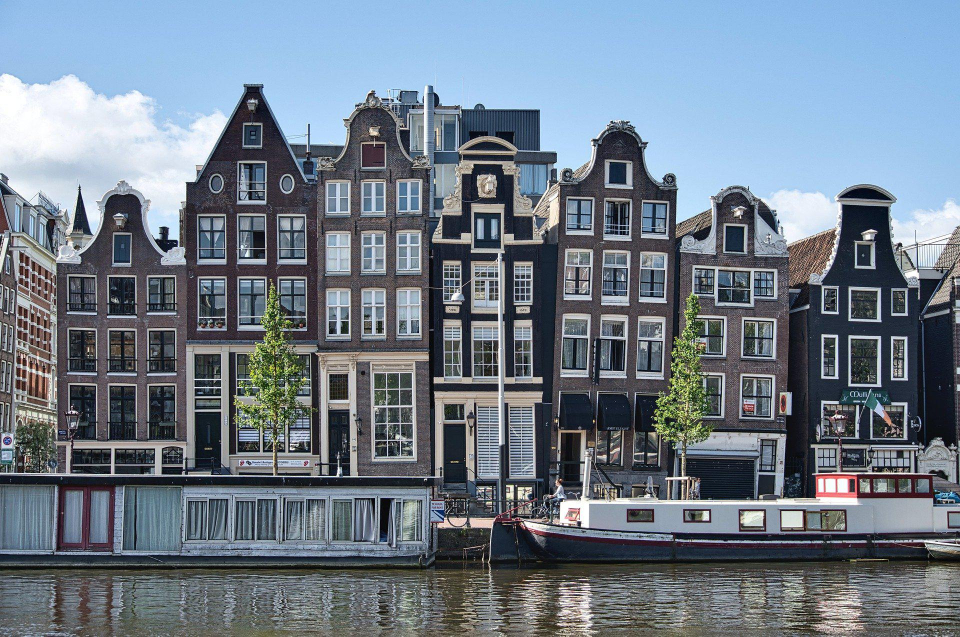
#> input picture Python/Anurag/OpenCV/datasets/image_dataset/images/buildings.jpg, 1920 x 1273 px, given in place of nature.mp4, which was not available (shown at 1/2 size)
$ jupyter execute 'Image tranformation.ipynb'   (text cells are left out)
#> lines starting #> are read from the running program, lines starting #| are printed output that depends on the picture; after the words box and inside, x2 and y2 are one past the last pixel; in counts of white or black regions, pixels touching at a corner belong together; pictures that were not available may be replaced by others from this repository, and a replacement may not be noted
[cell 1]
import cv2
import matplotlib.pyplot as plt
import seaborn as sns
import numpy as np
import os
from PIL import Image

[cell 2]
cap = cv2.VideoCapture(r'datasets\image_dataset\images\nature.mp4')

ret,frame = cap.read()
#> frame is the input picture: shape (1273, 1920, 3); mean B, G, R 136.8, 123.9, 111.8

cv2.imshow('first frame',frame)
cv2.waitKey(0)
cv2.destroyAllWindows()

cv2.imwrite('frame1.png',frame)
#> Out = True

[cell 3]
width = int(cap.get(cv2.CAP_PROP_FRAME_WIDTH))
height = int(cap.get(cv2.CAP_PROP_FRAME_HEIGHT))

total_frames = int(cap.get(cv2.CAP_PROP_FRAME_COUNT))
fps = int(cap.get(cv2.CAP_PROP_FPS))

print('Width: ',width)
print('Height: ',height)
print('Total_frames: ',total_frames)
print('Length of video: ',round(total_frames/fps,3))

[cell 4]
cap = cv2.VideoCapture(r'datasets\image_dataset\images\robots.mp4')
if not cap.isOpened():
    print("Error: Could not open video file.")
    exit()


output_dir = 'datasets/image_dataset/images/output_images'
if not os.path.exists(output_dir):
    os.makedirs(output_dir)
    print('Created directory Successfully: ',output_dir)

cnt=1

while cap.isOpened():
    _,frame = cap.read()

    gray = cv2.cvtColor(frame,cv2.COLOR_BGR2GRAY)


    if _ :
        cv2.imshow('Video Frame',frame)
        cv2.imshow('gray video',gray)

        cv2.imwrite(f'datasets/image_dataset/images/output_images/frame{cnt}.png',frame)
        cnt+=1

        if cv2.waitKey(10)==27:
#> (key q is pressed here)
            break
    else:
        break

cap.release()
cv2.destroyAllWindows()

[cell 5]
time ="00:00:45.00"

[cell 6]
hrs,mins,sec=time.split(":")

[cell 7]
seconds=(int(hrs)*3600+int(mins)*60+float(sec))*1000

[cell 8]
seconds

[cell 9]
cap.set(0,seconds)

[cell 10]
cap = cv2.VideoCapture(1)
while True:
    rest,frame = cap.read()
    cv2.imshow('Video',frame)

    if cv2.waitKey(1) == ord('q'):
#> (key q is pressed here)
        break

cap.release()
cv2.destroyAllWindows()

[cell 11]
import cv2
import matplotlib.pyplot as plt
import numpy as np

[cell 12]
img = cv2.imread('D:\DAIAugust2025\Python\Anurag\OpenCV\datasets\image_dataset\images\dog.jpg')
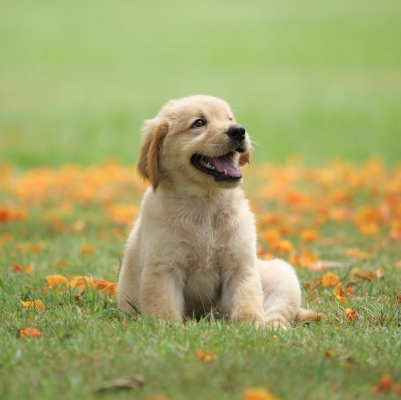
#> input picture Python/Anurag/OpenCV/datasets/image_dataset/images/dog.jpg, 401 x 400 px, found by its file name
#> img is the input picture: shape (400, 401, 3); mean B, G, R 102.9, 164.7, 162.3
cv2.imshow('my Image',img)
cv2.waitKey(0)
cv2.destroyAllWindows()

[cell 13]
quater_width,quater_height = img.shape[1]//4,img.shape[0]//4
#> quater_width = 100; quater_height = 100

[cell 14]
# define translation matrix
T = np.float32([[1,0,quater_width],[0,1,quater_height]])
#> T = [[1, 0, 100], [0, 1, 100]]

[cell 15]
T
#> Out = [[1, 0, 100], [0, 1, 100]]

[cell 16]
translated_img = cv2.warpAffine(img,T,(img.shape[1],img.shape[0]))

[cell 17]
cv2.imshow('Translated Image',translated_img)
cv2.waitKey(0)
cv2.destroyAllWindows()

[cell 18]
translated_img = cv2.warpAffine(img,T,(600,600))
#> translated_img: shape (600, 600, 3)
cv2.imshow('Translated Image',translated_img)
cv2.waitKey(0)
cv2.destroyAllWindows()

[cell 19]
T = np.float32([[1,0,150],[0,1,75]])
translated_img = cv2.warpAffine(img,T,(img.shape[1],img.shape[0]))
#> translated_img: shape (400, 401, 3)
cv2.imshow('Translated_image',translated_img)
cv2.waitKey(0)
cv2.destroyAllWindows()

[cell 20]
T = np.float32([[1,0,-100],[0,1,-75]])
translated_img = cv2.warpAffine(img,T,(600,600))
#> translated_img: shape (600, 600, 3)
cv2.imshow('Translated_image',translated_img)
cv2.waitKey(0)
cv2.destroyAllWindows()

[cell 21]
img_90 = cv2.rotate(img,cv2.ROTATE_90_CLOCKWISE)
img_90a = cv2.rotate(img,cv2.ROTATE_90_COUNTERCLOCKWISE)
img_180 = cv2.rotate(img,cv2.ROTATE_180)

[cell 22]
cv2.imshow('90',img_90)
cv2.imshow('90_anti',img_90a)
cv2.imshow('180',img_180)

cv2.waitKey(0)
cv2.destroyAllWindows()

[cell 23]
center = img.shape[1]//2,img.shape[0]//2
#> center = (200, 200)

[cell 24]
center

[cell 25]
angle = 30

R = cv2.getRotationMatrix2D(center,angle,1.0)

rotated_img = cv2.warpAffine(img,R,(400,400))

[cell 26]
cv2.imshow('Rotated_img',rotated_img)
cv2.waitKey(0)
cv2.destroyAllWindows()

[cell 27]
R = cv2.getRotationMatrix2D((300,300),-60,1.0)
roated_img = cv2.warpAffine(img,R,(600,600))
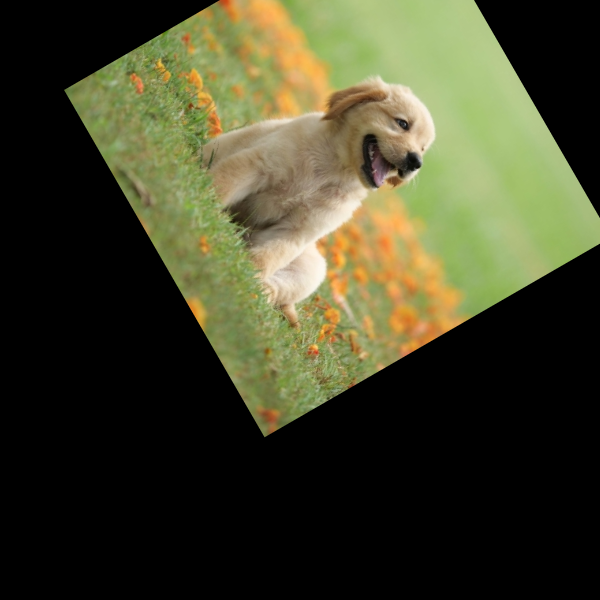
#> roated_img: shape (600, 600, 3); mean B, G, R 41.1, 65.9, 65.6
cv2.imshow("Rotated Image",rotated_img)
cv2.waitKey(0)
cv2.destroyAllWindows()

[cell 28]
mask = np.all(rotated_img == [0,0,0],axis = -1)
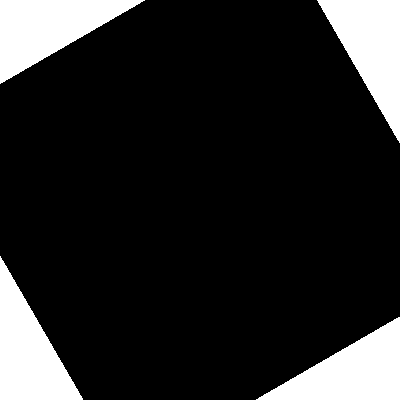
#> mask: shape (400, 400) bool; 15.2% white; 4 white regions, box (x1, y1, x2, y2) and area: (0, 0, 145, 84) 6137, (256, 317, 400, 400) 6075, (0, 256, 83, 400) 6053, (317, 0, 400, 143) 5992
rotated_img[mask] = [255,255,255]
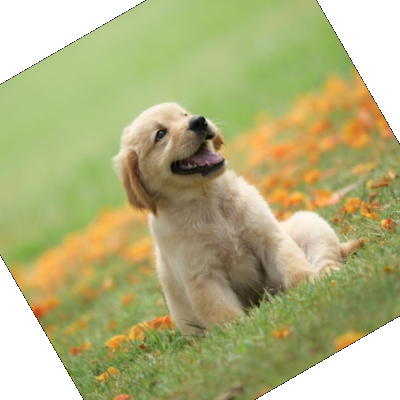
#> rotated_img: shape (400, 400, 3); mean B, G, R 126.3, 178.1, 178.4
cv2.imshow("rotated Image",rotated_img)
cv2.waitKey(0)
cv2.destroyAllWindows()

[cell 29]
x = np.array([])

[cell 30]
img_new = cv2.resize(img,(500,700))
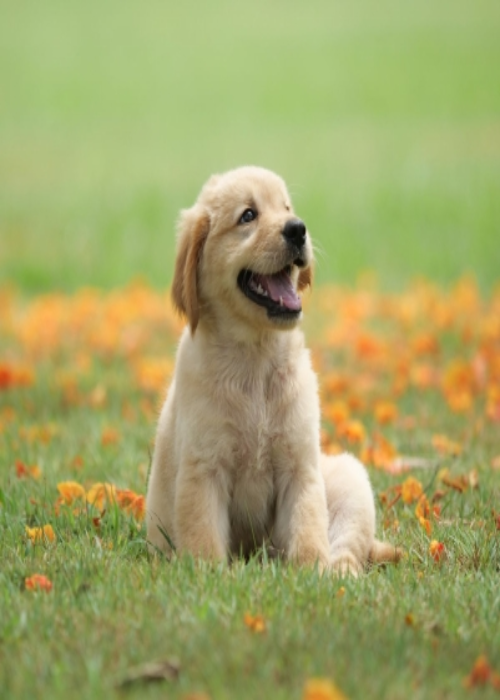
#> img_new: shape (700, 500, 3); mean B, G, R 102.8, 164.6, 162.3
img_new.shape

[cell 31]
cv2.imshow('Resized Image',img_new)
cv2.waitKey(0)
cv2.destroyAllWindows()

[cell 32]
img_new = cv2.resize(img,None,fx = 1.5,fy = 1.5)
#> img_new: shape (600, 602, 3)
cv2.imshow("Resized Image",img_new)
cv2.waitKey(0)
cv2.destroyAllWindows()

[cell 33]
img_pil = Image.open('D:\DAIAugust2025\Python\Anurag\OpenCV\datasets\image_dataset\images\dog.jpg')
img_pil.rotate(90)

[cell 34]
img_pil.rotate(60,expand = True)

[cell 35]
img_pil.resize((500,600))
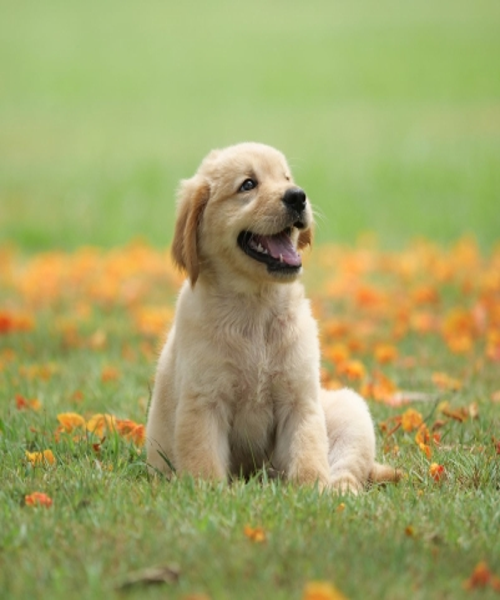
#> Out: PIL image 500x600 RGB; mean R, G, B 162.4, 164.7, 102.9

[cell 36]
from skimage.transform import resize

[cell 37]
img_rgb = plt.imread('D:\DAIAugust2025\Python\Anurag\OpenCV\datasets\image_dataset\images\dog.jpg')
img_res = resize(img_rgb,(500,600))
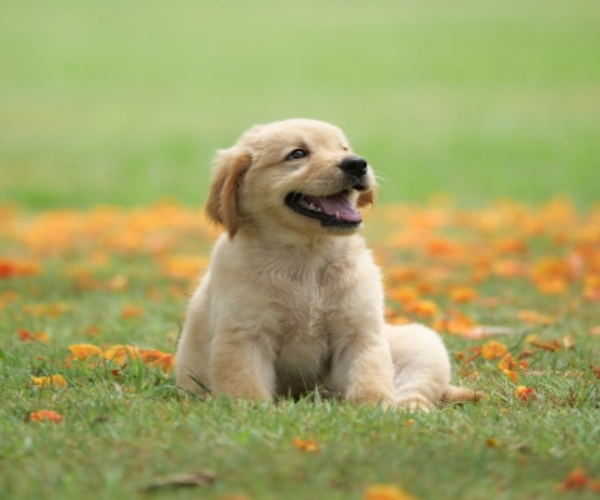
#> img_res: shape (500, 600, 3) float64; mean R, G, B 0.637, 0.646, 0.403
img_res.shape

[cell 38]
img_rgb = cv2.cvtColor(img,cv2.COLOR_BGR2RGB)

[cell 39]
plt.imshow(img_rgb)

[cell 40]
img_hor = cv2.flip(img_rgb,0)
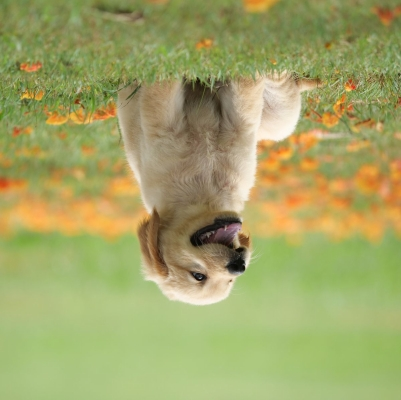
#> img_hor: shape (400, 401, 3); mean R, G, B 162.3, 164.7, 102.9
img_ver = cv2.flip(img_rgb,1)
img_dia = cv2.flip(img_rgb,-1)

[cell 41]
plt.figure(figsize = (16,9))
plt.subplot(141)
plt.imshow(img_rgb); plt.title('Original')
plt.subplot(142)
plt.imshow(img_hor); plt.title('Horizontal')
plt.subplot(143)
plt.imshow(img_ver); plt.title('Vertical')
plt.subplot(144)
plt.imshow(img_dia); plt.title('Diagonalal')

[cell 42]
img_sta = np.hstack([img_hor,img_ver])  #vstack for vertical
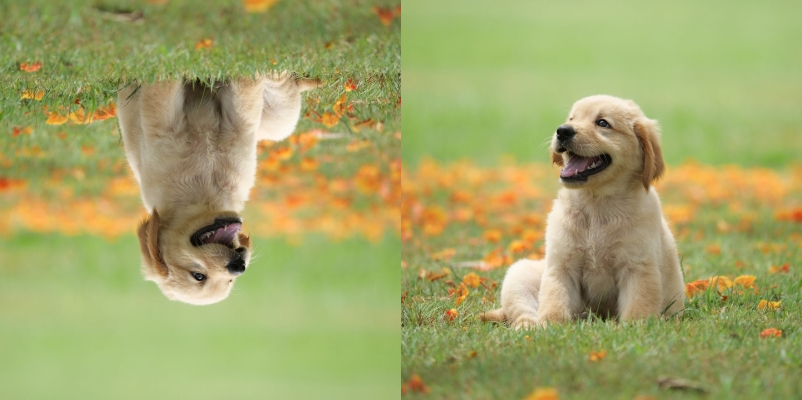
#> img_sta: shape (400, 802, 3); mean R, G, B 162.3, 164.7, 102.9
plt.imshow(img_sta)

[cell 43]
type(img_rgb)

[cell 44]
height,width = img_rgb.shape[0],img_rgb.shape[0]

[cell 45]
startRow = int(height*0.15)
endRow = int(height*0.85)
startCol = int(width*0.15)
endCol = int(width*0.85)

[cell 46]
croppedImg = img_rgb[startRow:endRow,startCol:endCol]
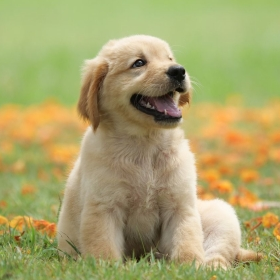
#> croppedImg: shape (280, 280, 3); mean R, G, B 168.8, 163.5, 108
